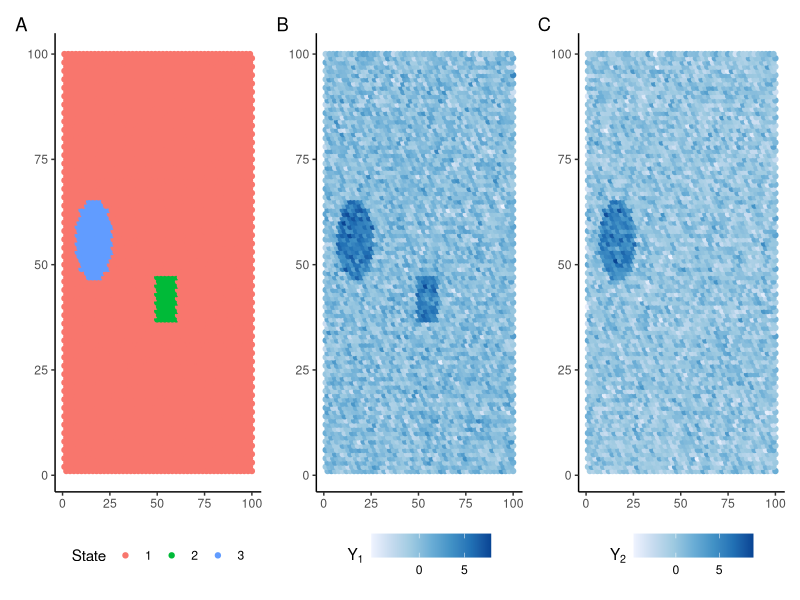

Reproduce this figure in R.
library(tidyverse)
library(mvtnorm)
library(patchwork)
set.seed(102)

#Generate truth
df = expand.grid(x = 1:100, y = 1:100)
df = df[df$x %% 2 + df$y %% 2 == 1,]
df$z = 1

rect_center = sample(10:90, 2, replace = T)
df$z[df$x %in% seq(rect_center[1] - 5, rect_center[1]+5) & df$y %in% seq(rect_center[2] - 5, rect_center[2]+5)] = 2

circ_center = sample(10:90, 2, replace = T)
r = 10 #radius
s = seq(0,r) #sagitta
l = sqrt(2*(r-s)*r-(r-s)^2) #half chord length
for (i in s){
  df$z[(df$x %in% c(circ_center[1] + c(i, -i))) & 
         (df$y > circ_center[2] - l[i+1]) & 
         (df$y < circ_center[2] + l[i+1])] = 3
}

#Plot truth
p1 = ggplot(df, aes(x,y,color = factor(z))) + 
  geom_point() +
  #scale_fill_manual(values = c("#f6f6f6", "#b2182b", "#2166ac")) +
  theme_classic() +
  theme(legend.position = "bottom")+
  labs(color = "State", x = NULL, y = NULL)

#Generate simulated expression
set.seed(101)  
mu1 = c(0,0)
mu2 = c(5,0)
mu3 = c(5,5)
Sigma = diag(1, nrow = 2) + 1
Lambda = solve(Sigma)
rmvnorm(5, mean = mu1, sigma = Sigma)
df$Y1 = NA
df$Y2 = NA
df[df$z == 1,c("Y1", "Y2")] = rmvnorm(n = sum(df$z == 1), 
                                      mean = mu1, 
                                      sigma = Sigma)
df[df$z == 2,c("Y1", "Y2")] = rmvnorm(n = sum(df$z == 2), 
                                      mean = mu2, 
                                      sigma = Sigma)
df[df$z == 3,c("Y1", "Y2")] = rmvnorm(n = sum(df$z == 3), 
                                      mean = mu3, 
                                      sigma = Sigma)


#Plots
p2 = ggplot(df, aes(x,y, color = Y1)) + 
  geom_point() +
  scale_color_distiller(palette = "Blues", direction = 1, breaks = c(0,5)) +
  theme_classic()+
  theme(legend.position = "bottom")+
  labs(color = expression(Y[1]), x = NULL, y = NULL)
p3 = ggplot(df, aes(x,y, color = Y2)) + 
  geom_point() +
  scale_color_distiller(palette = "Blues", direction = 1, breaks = c(0,5)) +
  theme_classic()+
  theme(legend.position = "bottom")+
  labs(color = expression(Y[2]), x = NULL, y = NULL)

p1+p2+p3 + plot_annotation(tag_levels = "A")


